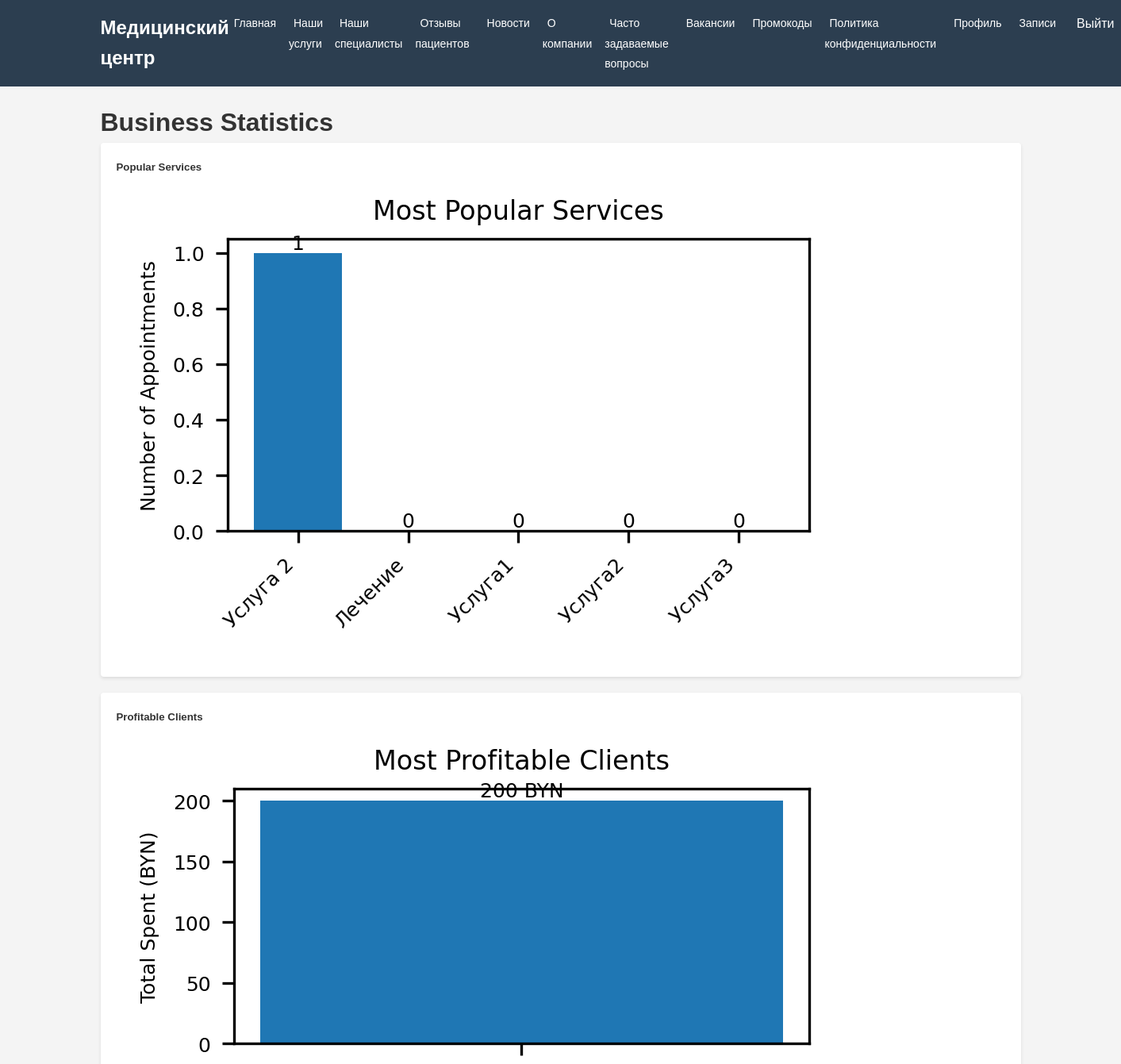
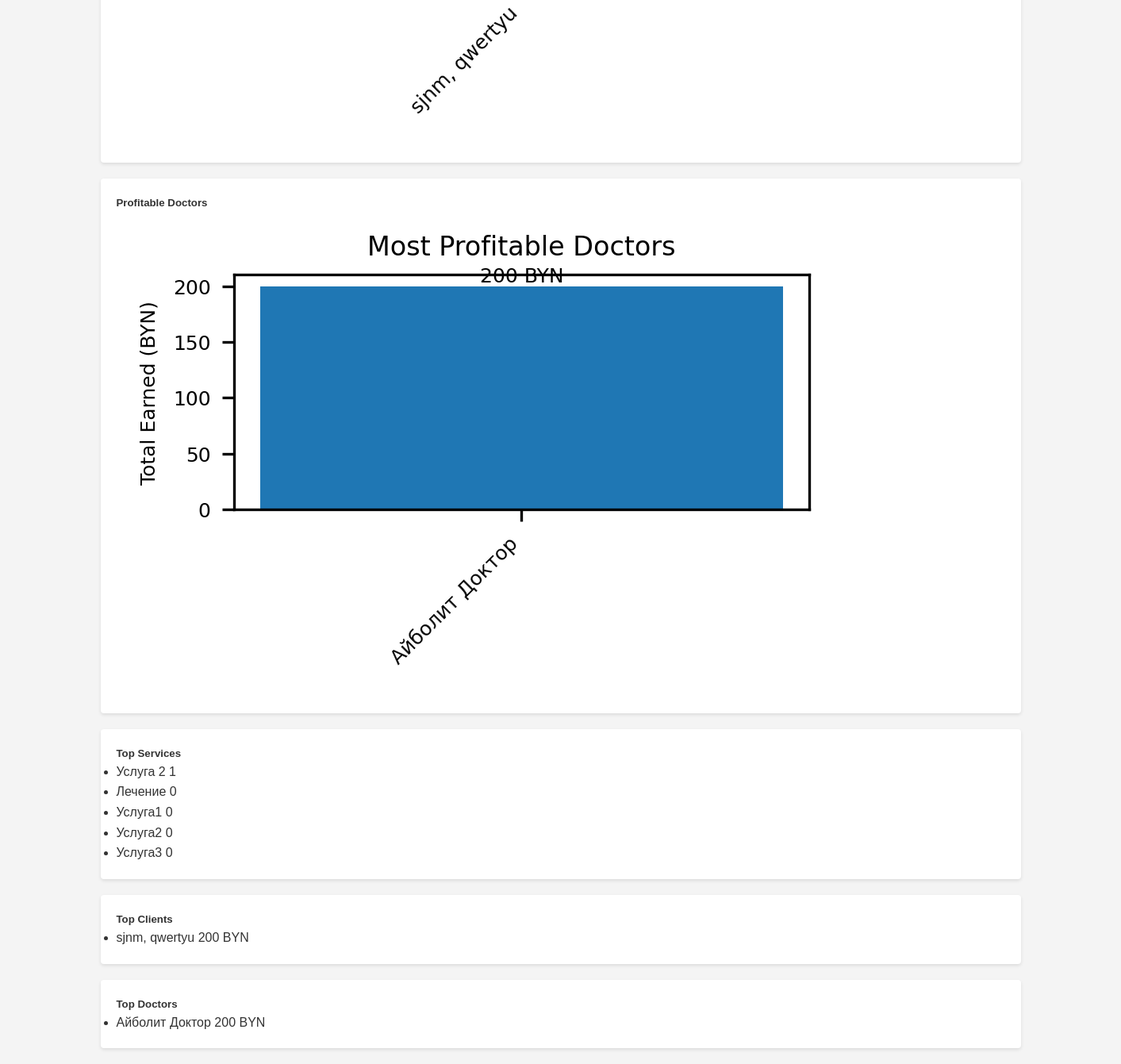
The page /statistics/ (signed in) on the database its author committed (2 pictures, top to bottom).
### myapp/models.py (models this page shows, shortened)
class Service(models.Model):
    name = models.CharField(max_length=200)
    doctor = models.ForeignKey(Doctor, on_delete=models.CASCADE, related_name='services', null=True, blank=True)
    price = models.DecimalField(max_digits=10, decimal_places=2)
    duration_minutes = models.PositiveIntegerField()
    description = models.TextField()
    created_at = models.DateTimeField(auto_now_add=True)
    updated_at = models.DateTimeField(auto_now=True)

### myapp/views.py (the view)
# urls.py: path('statistics/', views.StatisticsView.as_view(), name='statistics'),
class StatisticsView(LoginRequiredMixin, UserPassesTestMixin, TemplateView):
    template_name = 'statistics.html'
    def test_func(self):
        return self.request.user.is_superuser
    def get_context_data(self, **kwargs):
        context = super().get_context_data(**kwargs)
        popular_services = Service.objects.annotate(
            appointment_count=Count('appointments')
        ).order_by('-appointment_count')[:5]
        profitable_clients = User.objects.filter(
            patient__appointments__isnull=False
        ).annotate(
            total_spent=Sum('patient__appointments__service__price')
        ).order_by('-total_spent')[:5]
        profitable_doctors = User.objects.filter(
            doctor_profile__appointments__isnull=False
        ).annotate(
            total_earned=Sum('doctor_profile__appointments__service__price')
        ).order_by('-total_earned')[:5]
        plt.rcParams.update({'font.size': 6})  # Уменьшаем размер шрифта
        plt.figure(figsize=(3, 2))  # Увеличиваем высоту
        services = [service.name for service in popular_services]
        counts = [service.appointment_count for service in popular_services]
        plt.bar(services, counts)
        plt.title('Most Popular Services', fontsize=8)
        plt.xticks(rotation=45, ha='right', fontsize=6)
        plt.ylabel('Number of Appointments', fontsize=6)
        for i, count in enumerate(counts):
            plt.text(i, count, str(count), ha='center', va='bottom', fontsize=6)
        plt.tight_layout()
        buffer1 = io.BytesIO()
        plt.savefig(buffer1, format='png', dpi=300, bbox_inches='tight')
        buffer1.seek(0)
        services_graph = base64.b64encode(buffer1.getvalue()).decode('utf-8')
        buffer1.close()
        plt.close()
        plt.figure(figsize=(3, 2))  # Увеличиваем высоту
        clients = [f"{client.first_name} {client.last_name}" for client in profitable_clients]
        spent = [client.total_spent or 0 for client in profitable_clients]
        plt.bar(clients, spent)
        plt.title('Most Profitable Clients', fontsize=8)
        plt.xticks(rotation=45, ha='right', fontsize=6)
        plt.ylabel('Total Spent (BYN)', fontsize=6)
        for i, amount in enumerate(spent):
            plt.text(i, amount, f"{amount} BYN", ha='center', va='bottom', fontsize=6)
        plt.tight_layout()
        buffer2 = io.BytesIO()
        plt.savefig(buffer2, format='png', dpi=300, bbox_inches='tight')
        buffer2.seek(0)
        clients_graph = base64.b64encode(buffer2.getvalue()).decode('utf-8')
        buffer2.close()
        plt.close()
        plt.figure(figsize=(3, 2))  # Увеличиваем высоту
        doctors = [f"{doctor.first_name} {doctor.last_name}" for doctor in profitable_doctors]
        earned = [doctor.total_earned or 0 for doctor in profitable_doctors]
        plt.bar(doctors, earned)
        plt.title('Most Profitable Doctors', fontsize=8)
        plt.xticks(rotation=45, ha='right', fontsize=6)
        plt.ylabel('Total Earned (BYN)', fontsize=6)
        for i, amount in enumerate(earned):
            plt.text(i, amount, f"{amount} BYN", ha='center', va='bottom', fontsize=6)
        plt.tight_layout()
        buffer3 = io.BytesIO()
        plt.savefig(buffer3, format='png', dpi=300, bbox_inches='tight')
        buffer3.seek(0)
        doctors_graph = base64.b64encode(buffer3.getvalue()).decode('utf-8')
        buffer3.close()
        plt.close()
        context.update({
            'services_graph': services_graph,
            'clients_graph': clients_graph,
            'doctors_graph': doctors_graph,
            'popular_services': popular_services,
            'profitable_clients': profitable_clients,
            'profitable_doctors': profitable_doctors,
        })
        return context

### templates/statistics.html (shortened to what this page needs)
{% extends 'base.html' %}
{% load static %}
{% block content %}
<div class="container mt-4">
    <h1 class="mb-4">Business Statistics</h1>
    <div class="row">
        <div class="col-md-4">
            <div class="card">
                <div class="card-header">
                    <h5 class="card-title mb-0">Popular Services</h5>
                </div>
                <div class="card-body">
                    <img class="img-fluid" alt="Services Statistics">
                </div>
            </div>
        </div>
        <div class="col-md-4">
            <div class="card">
                <div class="card-header">
                    <h5 class="card-title mb-0">Profitable Clients</h5>
                </div>
                <div class="card-body">
                    <img class="img-fluid" alt="Clients Statistics">
                </div>
            </div>
        </div>
        <div class="col-md-4">
            <div class="card">
                <div class="card-header">
                    <h5 class="card-title mb-0">Profitable Doctors</h5>
                </div>
                <div class="card-body">
                    <img class="img-fluid" alt="Doctors Statistics">
                </div>
            </div>
        </div>
    </div>
    <div class="row mt-4">
        <div class="col-md-4">
            <div class="card">
                <div class="card-header">
                    <h5 class="card-title mb-0">Top Services</h5>
                </div>
                <div class="card-body">
                    <ul class="list-group list-group-flush">
                        {% for service in popular_services %}
                        <li class="list-group-item d-flex justify-content-between align-items-center">
                            {{ service.name }}
                            <span class="badge bg-primary rounded-pill">{{ service.appointment_count }}</span>
                        </li>
                        {% endfor %}
                    </ul>
                </div>
            </div>
        </div>
        <div class="col-md-4">
            <div class="card">
                <div class="card-header">
                    <h5 class="card-title mb-0">Top Clients</h5>
                </div>
                <div class="card-body">
                    <ul class="list-group list-group-flush">
                        {% for client in profitable_clients %}
                        <li class="list-group-item d-flex justify-content-between align-items-center">
                            {{ client.first_name }} {{ client.last_name }}
                            <span class="badge bg-success rounded-pill">{{ client.total_spent }} BYN</span>
                        </li>
                        {% endfor %}
                    </ul>
                </div>
            </div>
        </div>
        <div class="col-md-4">
            <div class="card">
                <div class="card-header">
                    <h5 class="card-title mb-0">Top Doctors</h5>
                </div>
                <div class="card-body">
                    <ul class="list-group list-group-flush">
                        {% for doctor in profitable_doctors %}
                        <li class="list-group-item d-flex justify-content-between align-items-center">
                            {{ doctor.first_name }} {{ doctor.last_name }}
                            <span class="badge bg-info rounded-pill">{{ doctor.total_earned }} BYN</span>
                        </li>
                        {% endfor %}
                    </ul>
                </div>
            </div>
        </div>
    </div>
</div>
{% endblock %}

### templates/base.html (shortened to what this page needs)
<!DOCTYPE html>
<html lang="ru">
<head>
</head>
<body>
    <header class="header">
        <nav class="nav-container">
            <a href="{% url 'home' %}" class="logo">Медицинский центр</a>
            <ul class="nav-menu">
                <li><a href="{% url 'home' %}" class="nav-link">Главная</a></li>
                <li><a href="{% url 'services' %}" class="nav-link">Наши услуги</a></li>
                <li><a href="{% url 'doctors' %}" class="nav-link">Наши специалисты</a></li>
                <li><a href="{% url 'reviews' %}" class="nav-link">Отзывы пациентов</a></li>
                <li><a href="{% url 'news' %}" class="nav-link">Новости</a></li>
                <li><a href="{% url 'about' %}" class="nav-link">О компании</a></li>
                <li><a href="{% url 'faq' %}" class="nav-link">Часто задаваемые вопросы</a></li>
                <li><a href="{% url 'vacancies' %}" class="nav-link">Вакансии</a></li>
                <li><a href="{% url 'promocodes' %}" class="nav-link">Промокоды</a></li>
                <li><a href="{% url 'privacy_policy' %}" class="nav-link">Политика конфиденциальности</a></li>
                {% if user.is_authenticated %}
                    <li><a href="{% url 'profile' %}" class="nav-link">Профиль</a></li>
                    <li><a href="{% url 'appointments' %}" class="nav-link">Записи</a></li>
                    <li>
                        <form method="post" action="{% url 'logout' %}" class="logout-form">
                            <button type="submit" class="logout-button">Выйти</button>
                        </form>
                    </li>
                {% else %}
                    <li><a href="{% url 'login' %}" class="nav-link">Войти</a></li>
                    <li><a href="{% url 'register' %}" class="nav-link">Регистрация</a></li>
                {% endif %}
            </ul>
        </nav>
    </header>
    <main class="main-content">
        {% block content %}{% endblock %}
    </main>
</body>
</html>

### templates/base.html (style rules this page uses)
* { margin: 0; padding: 0; box-sizing: border-box; }
body { font-family: Arial, sans-serif; line-height: 1.6; color: #333; background-color: #f4f4f4; }
.header { background-color: #2c3e50; color: white; padding: 1rem 0; }
.nav-container { max-width: 1200px; margin: 0 auto; padding: 0 20px; display: flex; justify-content: space-between; align-items: center; }
.logo { font-size: 1.5rem; font-weight: bold; color: white; text-decoration: none; }
.nav-menu { display: flex; gap: 10px; list-style: none; }
.nav-link { color: white; text-decoration: none; padding: 2px 6px; border-radius: 3px; font-size: 14px; transition: background-color 0.3s; }
.logout-form { display: inline; }
.logout-button { background: none; border: none; color: white; padding: 5px 10px; border-radius: 4px; cursor: pointer; font-size: 1rem; transition: background-color 0.3s; }
.main-content { max-width: 1200px; margin: 20px auto; padding: 0 20px; }
.card { background: white; border-radius: 4px; box-shadow: 0 2px 4px rgba(0,0,0,0.1); padding: 20px; margin-bottom: 20px; }

### rows shown on the page
Service: name "Услуга 2", appointment_count "1"
Service: name "Лечение", appointment_count "0"
Service: name "Услуга1", appointment_count "0"
Service: name "Услуга2", appointment_count "0"
Service: name "Услуга3", appointment_count "0"

### other values the page prints
{{ client.first_name }} "sjnm,"
{{ client.last_name }} "qwertyu"
{{ client.total_spent }} "200"
{{ doctor.first_name }} "Айболит"
{{ doctor.last_name }} "Доктор"
{{ doctor.total_earned }} "200"
